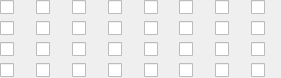
<?xml version="1.0" encoding="UTF-8"?>
<ui version="4.0">
 <class>Bitfield32Widget</class>
 <widget class="QWidget" name="Bitfield32Widget">
  <property name="geometry">
   <rect>
    <x>0</x>
    <y>0</y>
    <width>281</width>
    <height>78</height>
   </rect>
  </property>
  <property name="windowTitle">
   <string>Form</string>
  </property>
  <layout class="QVBoxLayout" name="verticalLayout">
   <property name="leftMargin">
    <number>0</number>
   </property>
   <property name="topMargin">
    <number>0</number>
   </property>
   <property name="rightMargin">
    <number>0</number>
   </property>
   <property name="bottomMargin">
    <number>0</number>
   </property>
   <item>
    <layout class="QHBoxLayout" name="horizontalLayout">
     <item>
      <widget class="QCheckBox" name="checkBox0">
       <property name="text">
        <string/>
       </property>
      </widget>
     </item>
     <item>
      <widget class="QCheckBox" name="checkBox1">
       <property name="text">
        <string/>
       </property>
      </widget>
     </item>
     <item>
      <widget class="QCheckBox" name="checkBox2">
       <property name="text">
        <string/>
       </property>
      </widget>
     </item>
     <item>
      <widget class="QCheckBox" name="checkBox3">
       <property name="text">
        <string/>
       </property>
      </widget>
     </item>
     <item>
      <widget class="QCheckBox" name="checkBox4">
       <property name="text">
        <string/>
       </property>
      </widget>
     </item>
     <item>
      <widget class="QCheckBox" name="checkBox5">
       <property name="text">
        <string/>
       </property>
      </widget>
     </item>
     <item>
      <widget class="QCheckBox" name="checkBox6">
       <property name="text">
        <string/>
       </property>
      </widget>
     </item>
     <item>
      <widget class="QCheckBox" name="checkBox7">
       <property name="text">
        <string/>
       </property>
      </widget>
     </item>
    </layout>
   </item>
   <item>
    <layout class="QHBoxLayout" name="horizontalLayout_2">
     <item>
      <widget class="QCheckBox" name="checkBox8">
       <property name="text">
        <string/>
       </property>
      </widget>
     </item>
     <item>
      <widget class="QCheckBox" name="checkBox9">
       <property name="text">
        <string/>
       </property>
      </widget>
     </item>
     <item>
      <widget class="QCheckBox" name="checkBox10">
       <property name="text">
        <string/>
       </property>
      </widget>
     </item>
     <item>
      <widget class="QCheckBox" name="checkBox11">
       <property name="text">
        <string/>
       </property>
      </widget>
     </item>
     <item>
      <widget class="QCheckBox" name="checkBox12">
       <property name="text">
        <string/>
       </property>
      </widget>
     </item>
     <item>
      <widget class="QCheckBox" name="checkBox13">
       <property name="text">
        <string/>
       </property>
      </widget>
     </item>
     <item>
      <widget class="QCheckBox" name="checkBox14">
       <property name="text">
        <string/>
       </property>
      </widget>
     </item>
     <item>
      <widget class="QCheckBox" name="checkBox15">
       <property name="text">
        <string/>
       </property>
      </widget>
     </item>
    </layout>
   </item>
   <item>
    <layout class="QHBoxLayout" name="horizontalLayout_3">
     <item>
      <widget class="QCheckBox" name="checkBox16">
       <property name="text">
        <string/>
       </property>
      </widget>
     </item>
     <item>
      <widget class="QCheckBox" name="checkBox17">
       <property name="text">
        <string/>
       </property>
      </widget>
     </item>
     <item>
      <widget class="QCheckBox" name="checkBox18">
       <property name="text">
        <string/>
       </property>
      </widget>
     </item>
     <item>
      <widget class="QCheckBox" name="checkBox19">
       <property name="text">
        <string/>
       </property>
      </widget>
     </item>
     <item>
      <widget class="QCheckBox" name="checkBox20">
       <property name="text">
        <string/>
       </property>
      </widget>
     </item>
     <item>
      <widget class="QCheckBox" name="checkBox21">
       <property name="text">
        <string/>
       </property>
      </widget>
     </item>
     <item>
      <widget class="QCheckBox" name="checkBox22">
       <property name="text">
        <string/>
       </property>
      </widget>
     </item>
     <item>
      <widget class="QCheckBox" name="checkBox23">
       <property name="text">
        <string/>
       </property>
      </widget>
     </item>
    </layout>
   </item>
   <item>
    <layout class="QHBoxLayout" name="horizontalLayout_4">
     <item>
      <widget class="QCheckBox" name="checkBox24">
       <property name="text">
        <string/>
       </property>
      </widget>
     </item>
     <item>
      <widget class="QCheckBox" name="checkBox25">
       <property name="text">
        <string/>
       </property>
      </widget>
     </item>
     <item>
      <widget class="QCheckBox" name="checkBox26">
       <property name="text">
        <string/>
       </property>
      </widget>
     </item>
     <item>
      <widget class="QCheckBox" name="checkBox27">
       <property name="text">
        <string/>
       </property>
      </widget>
     </item>
     <item>
      <widget class="QCheckBox" name="checkBox28">
       <property name="text">
        <string/>
       </property>
      </widget>
     </item>
     <item>
      <widget class="QCheckBox" name="checkBox29">
       <property name="text">
        <string/>
       </property>
      </widget>
     </item>
     <item>
      <widget class="QCheckBox" name="checkBox30">
       <property name="text">
        <string/>
       </property>
      </widget>
     </item>
     <item>
      <widget class="QCheckBox" name="checkBox31">
       <property name="text">
        <string/>
       </property>
      </widget>
     </item>
    </layout>
   </item>
  </layout>
 </widget>
 <resources/>
 <connections/>
</ui>
